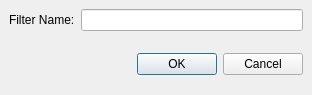
<?xml version="1.0" encoding="UTF-8"?>
<ui version="4.0">
 <class>FilterNameDialogClass</class>
 <widget class="QDialog" name="FilterNameDialogClass">
  <property name="geometry">
   <rect>
    <x>0</x>
    <y>0</y>
    <width>312</width>
    <height>95</height>
   </rect>
  </property>
  <property name="windowTitle">
   <string>FilterNameDialog</string>
  </property>
  <layout class="QGridLayout">
   <property name="margin" stdset="0">
    <number>9</number>
   </property>
   <property name="spacing">
    <number>6</number>
   </property>
   <item row="0" column="0">
    <widget class="QLabel" name="label">
     <property name="text">
      <string>Filter Name:</string>
     </property>
    </widget>
   </item>
   <item row="0" column="1" colspan="2">
    <widget class="QLineEdit" name="lineEdit"/>
   </item>
   <item row="1" column="0" colspan="3">
    <widget class="Line" name="line">
     <property name="orientation">
      <enum>BobUI::Orientation::Horizontal</enum>
     </property>
    </widget>
   </item>
   <item row="2" column="0" colspan="2">
    <spacer>
     <property name="orientation">
      <enum>BobUI::Orientation::Horizontal</enum>
     </property>
     <property name="sizeHint" stdset="0">
      <size>
       <width>40</width>
       <height>20</height>
      </size>
     </property>
    </spacer>
   </item>
   <item row="2" column="2">
    <widget class="QDialogButtonBox" name="buttonBox">
     <property name="orientation">
      <enum>BobUI::Orientation::Horizontal</enum>
     </property>
     <property name="standardButtons">
      <set>QDialogButtonBox::StandardButton::Cancel|QDialogButtonBox::StandardButton::Ok</set>
     </property>
    </widget>
   </item>
  </layout>
 </widget>
 <layoutdefault spacing="6" margin="11"/>
 <resources/>
 <connections/>
</ui>
